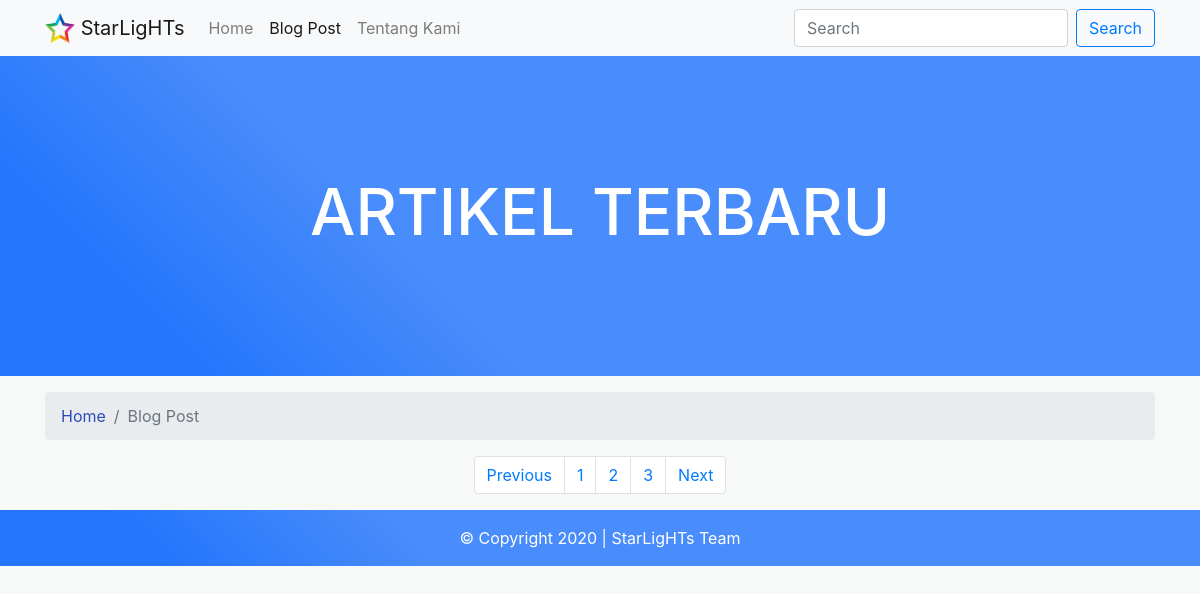
/blog/, run on an earlier commit of the app's database.
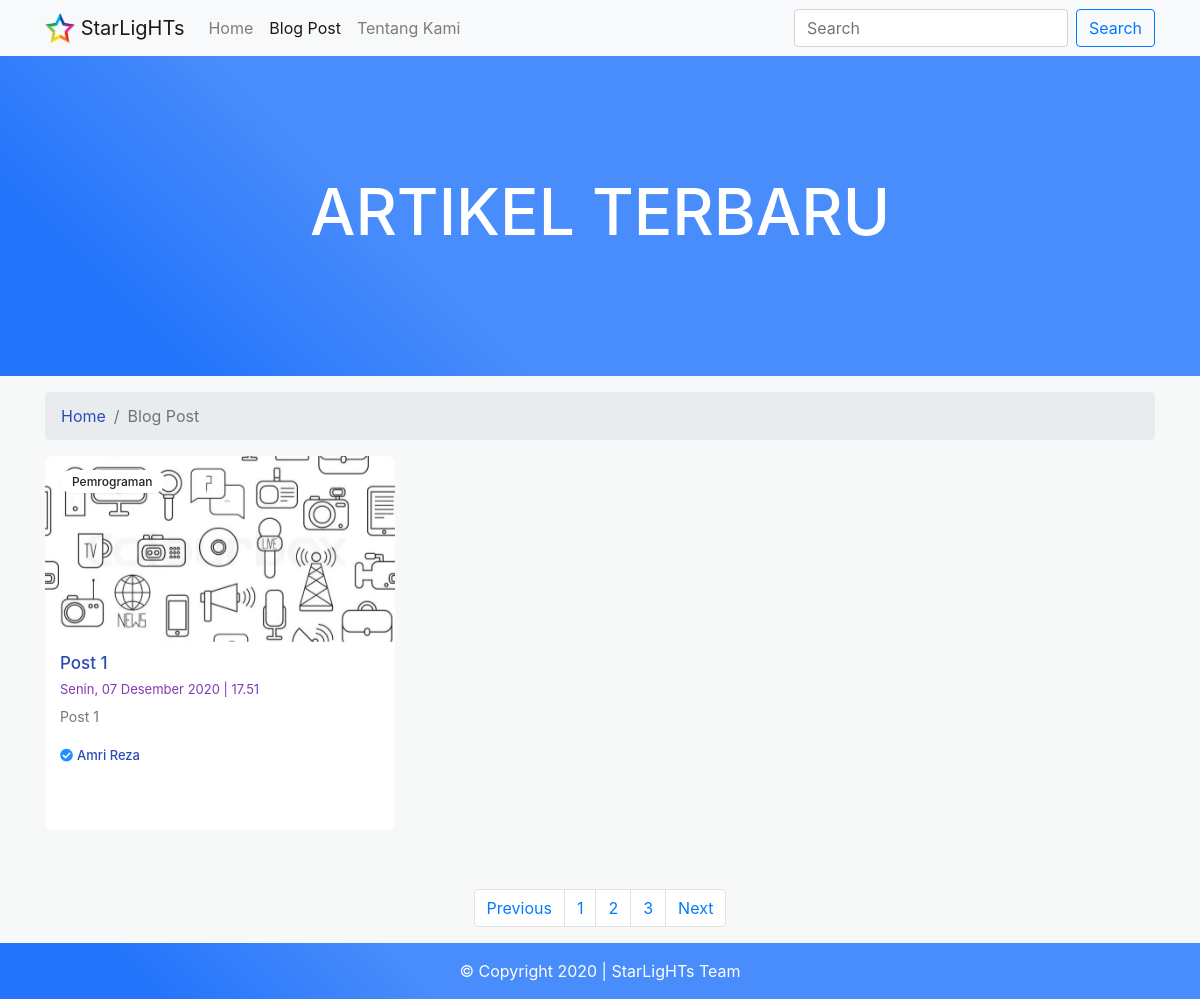
And on a later commit of the database.
### blog/models.py (models this page shows, shortened)
class Post(models.Model):
    title = models.CharField(max_length=50)
    slug = models.SlugField()
    category = models.CharField(max_length=50, choices=Categories.choices, default=Categories.LAINNYA)
    thumbnail = models.ImageField(upload_to=UPLOAD_TO, default='img/default.webp')
    excerpt = models.CharField(max_length=150)
    author = models.ForeignKey(User, on_delete=models.CASCADE, related_name='blog_post', null=True)
    content = models.TextField()
    featured = models.BooleanField(default=False)
    date_created = models.DateTimeField(default=datetime.now, blank=True)
    status = models.IntegerField(choices=STATUS, default=0)
    class Meta:
        ordering = ['-date_created']

### blog/views.py (the view)
# urls.py: path('blog/', views.blog_home, name='blog-home'),
def blog_home(request):
    post_list = Post.objects.all()
    context = {
        'id': 'Post List',
        'title': 'Blog Home',
        'post_list': post_list
    }
    return render(request, 'blog/postlist.html', context)

### templates/blog/postlist.html (shortened to what this page needs)
{% extends 'base.html' %}
{% block content %}
{% load static %}
    <header>
        <nav class="navbar navbar-expand-lg navbar-light bg-light">
            <div class="container">
                <a class="navbar-brand" href="{% url 'home-page' %}">
                    <img src="{% static 'img/logo.webp' %}" width="30" height="30" class="d-inline-block align-top" alt=""> StarLigHTs
                </a>
                <div class="collapse navbar-collapse" id="navbarSupportedContent">
                    <ul class="navbar-nav mr-auto">
                        <li class="nav-item">
                            <a class="nav-link" href="{% url 'home-page' %}">Home</a>
                        </li>
                        <li class="nav-item active">
                            <a class="nav-link" href="{% url 'blog-home'%}">Blog Post <span class="sr-only">(current)</span></a>
                        </li>
                        <li class="nav-item">
                            <a class="nav-link" href="#">Tentang Kami</a>
                        </li>
                    </ul>
                    <form class="form-inline my-2 my-lg-0">
                        <input class="form-control mr-sm-2" type="search" placeholder="Search" aria-label="Search">
                        <button class="btn btn-outline-primary my-2 my-sm-0" type="submit">Search</button>
                    </form>
                </div>
            </div>
        </nav>
    </header>
    <div id="hero-section">
        <div class="container">
            <div id="head-line">
                <h1>ARTIKEL TERBARU</h1>
            </div>
        </div>
        <ul class="bg-bubbles">
        </ul>
    </div>
    <div class="container">
        <nav aria-label="breadcrumb">
            <ol class="breadcrumb mt-3">
                <li class="breadcrumb-item"><a href="{% url 'home-page' %}">Home</a></li>
                <li class="breadcrumb-item active">Blog Post</li>
            </ol>
        </nav>
        <div class="row">
            {% for post in post_list %}
            <div class="col-md-6 col-lg-4 col-sm-12 col-xs-12">
                <div class="post-outer">
                    <article class="post hentry">
                        <div class="post-body entry content" id="animated-tumbnail">
                            <div class="post-tumbnail">
                                <a class="thumb" href="{% url 'post-detail' post.slug %}">
                                    <img alt="Judul Postingan" class="lazyloaded" height="186" src="{{ post.thumbnail.url }}" width="300">
                                </a>
                            </div>
                            <h2 class="post-title entry-title">
                                <a href="{% url 'post-detail' post.slug %}">{{ post.title }}</a>
                            </h2>
                            <span class="label-info">
                                <a href="#" rel="tag">{{ post.category }}</a>
                            </span>
                            <div class="blog-date mb-1 text-muted">
                                <span>{{ post.date_created | date:"l, d F Y | G.i" }}</span>
                            </div>
                            <div class="isi-post">
                                <p>{{ post.excerpt }}</p>
                            </div>
                            <div class="post-infoku">
                                <p class="admin"><i class="fas fa-check-circle" style="color: Dodgerblue"></i><a href="#" class="ml-1">{{ post.author.get_full_name }}</a></p>
                            </div>
                        </div>
                    </article>
                </div>
            </div>
            {% endfor %}
        </div>
    </div>
    <nav aria-label="Page navigation example ">
        <ul class="pagination justify-content-center ">
            <li class="page-item "><a class="page-link " href="# ">Previous</a></li>
            <li class="page-item "><a class="page-link " href="# ">1</a></li>
            <li class="page-item "><a class="page-link " href="# ">2</a></li>
            <li class="page-item "><a class="page-link " href="# ">3</a></li>
            <li class="page-item "><a class="page-link " href="# ">Next</a></li>
        </ul>
    </nav>
    <footer class="warna-bg ">
        <div class="text-white text-center pt-3 pb-3 ">
            © Copyright 2020 | StarLigHTs Team
        </div>
    </footer>
{% endblock %}

### templates/base.html (shortened to what this page needs)
{% load static %}
<!doctype html>
<html lang="id">
<head>
    <link rel="stylesheet" href="https://cdn.jsdelivr.net/npm/bootstrap@4.5.3/dist/css/bootstrap.min.css">
    <link rel="stylesheet" href="https://use.fontawesome.com/releases/v5.15.1/css/all.css">
    <link rel="stylesheet" href="https://unpkg.com/aos@next/dist/aos.css" />
    {% if id == 'Home Page' %}
    <link rel="stylesheet" href="{% static 'css/homepage.css' %}">
    {% elif id == 'Post List' %}
    <link rel="stylesheet" href="{% static 'css/postlist.css' %}">
    {% else %}
    <link rel="stylesheet" href="{% static 'css/postdetail.css' %}">
    {% endif %}
</head>
<body data-spy="scroll" data-target=".navbar" data-offset="50">
    {% block content %}{% endblock %}
</body>
</html>

### static/css/postlist.css (style rules this page uses)
body { background-color: #f7f9f8; }
.warna-bg { background: linear-gradient(45deg, #2475fc 0, #2475fc 13%, #498cfb 35%, #498cfb 100%); }
#hero-section { position: relative; overflow: hidden; height: calc(60vh - 160px); display: flex; justify-content: center; align-items: center; padding: 70px 0 70px 0; background: linear-gradient(45deg, #2475fc 0, #2475fc 13%, #498cfb 35%, #498cfb 100%); }
#head-line h1 { position: relative; font-size: 4rem; color: #fff; text-transform: uppercase; text-align: center; }
.bg-bubbles { position: absolute; top: 0; left: 0; width: 100%; height: 100%; z-index: 1 }
.post-outer { position: relative; background: #fff; width: 100%; height: 374px; display: inline-block; margin: 0 20px 59px 0; vertical-align: top; border: 0px solid rgba(0, 0, 0, .125); border-radius: 8px; }
.post { background: #fff; padding: 0; border-radius: 8px; position: relative; overflow: hidden; vertical-align: top; margin: 0 auto 20px auto; line-height: 1.625; }
.post-body { position: relative; margin: 0; padding: 0; overflow: hidden; line-height: 1.6rem; }
.post-tumbnail { overflow: hidden; background: #ebefed; position: relative; height: auto; margin: 0 auto; padding: 0; z-index: 1; min-width: 280px; min-height: 186px; max-height: 186px; }
a { color: #294db4; text-decoration: none; transition: all .3s; }
.post-tumbnail img { max-height: 190px; object-fit: cover; width: 100%; transform: scale(1.0); backface-visibility: hidden; padding: 0; margin: 0; z-index: 4; position: relative; transition: all .6s; }
.post h2.post-title.entry-title { position: relative; font-size: 17px; padding: 10px 15px 0 15px; margin: 0; line-height: 1.4; }
.post .label-info { position: absolute; top: 13px; left: 15px; display: inline-block; clear: both; z-index: 2; font-size: 0; }
.label-info a { background: #fff; color: #222; text-decoration: none; overflow: hidden; font-weight: 500; border: 0; padding: 4px 12px; border-radius: 99em; font-size: 12px; box-shadow: 0 1px 4px -2px rgba(0, 0, 0, 0.15); }
.blog-date span { color: #833ab4; padding: 0 15px 0 15px; font-size: 13px; }
.isi-post { font-size: 14px; margin: 0 auto; padding: 0 15px; color: #767676; line-height: 1.5; }
.post-infoku { border: 0; color: #999; padding: 0 15px 0 15px; font-size: 13px; margin-bottom: 0; overflow: hidden; white-space: nowrap; text-overflow: ellipsis; margin: 0 0 0; }
.admin { border: 0; color: #999; font-size: 13px; font-weight: 500; }

What changed in the data, as far as the page shows it:
added Post: thumbnail (placeholder picture), title "Post 1", category "Pemrograman", date_created|G "Senin, 07 Desember 2020 | 17.51", excerpt "Post 1", author.get_full_name "Amri Reza"
